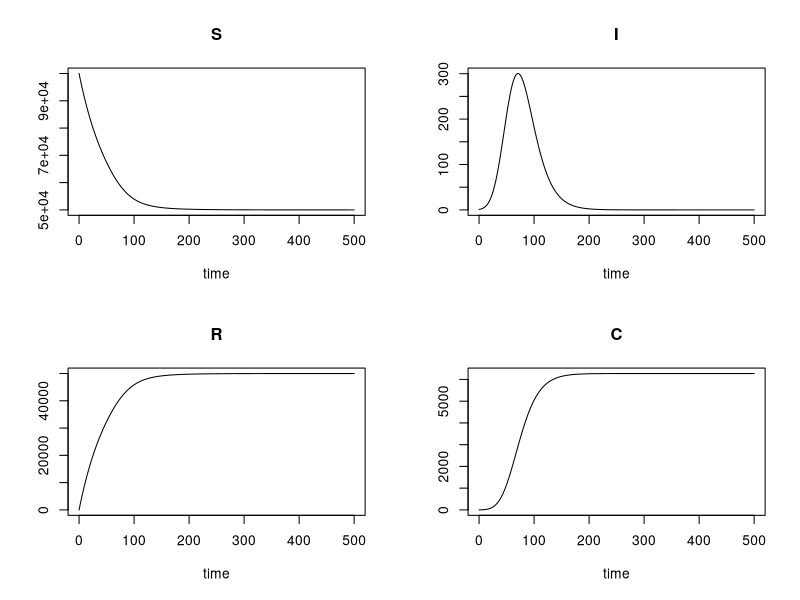
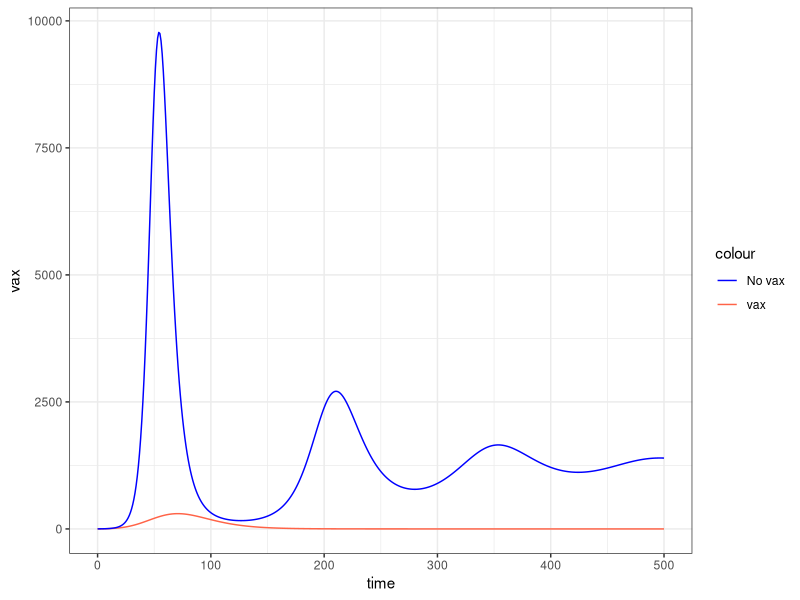
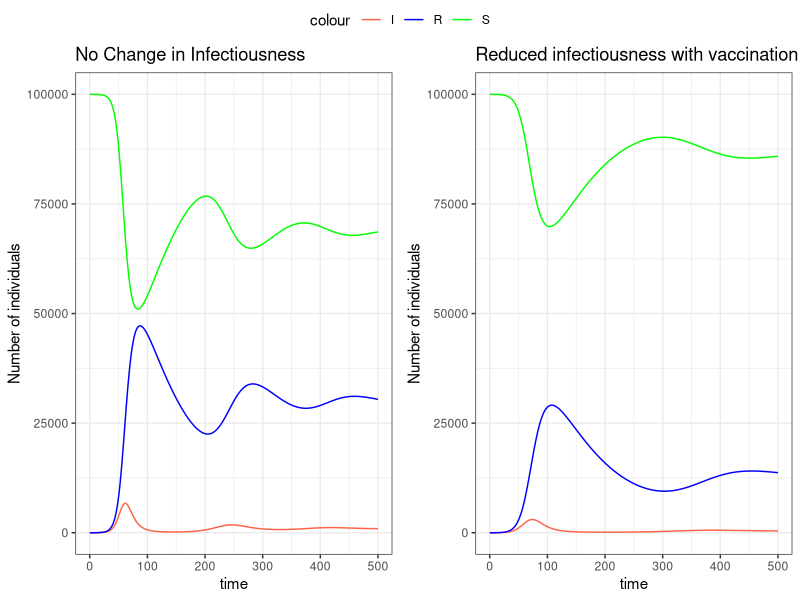
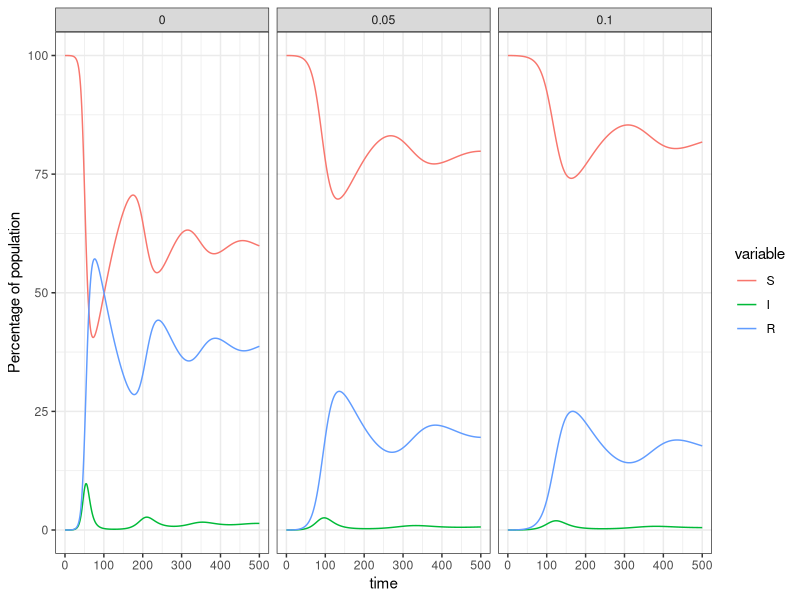
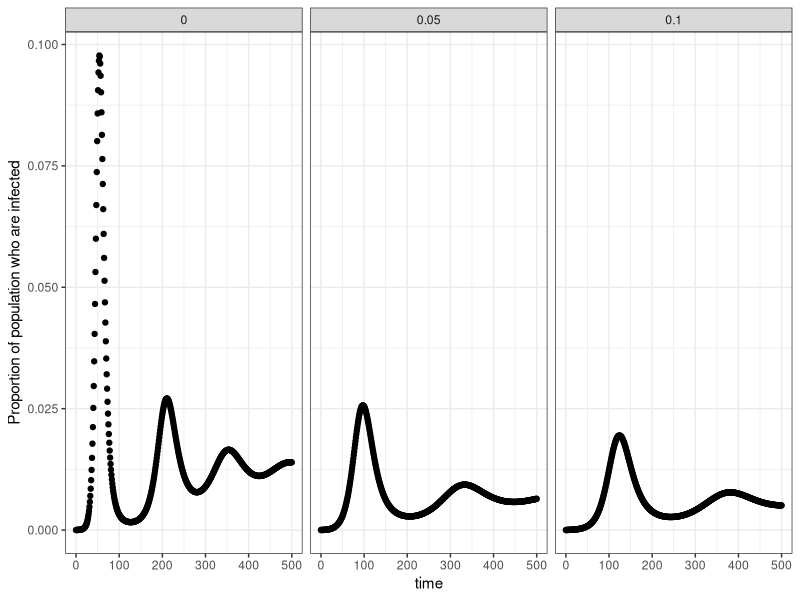
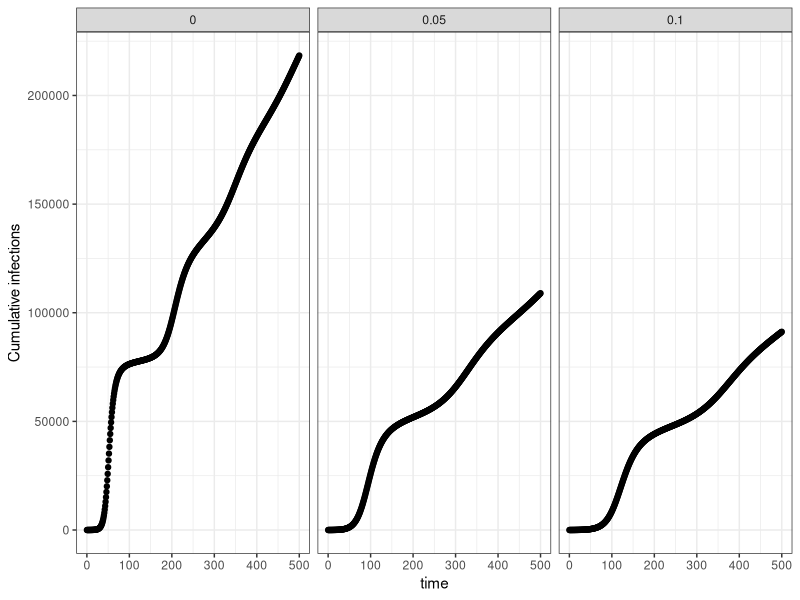
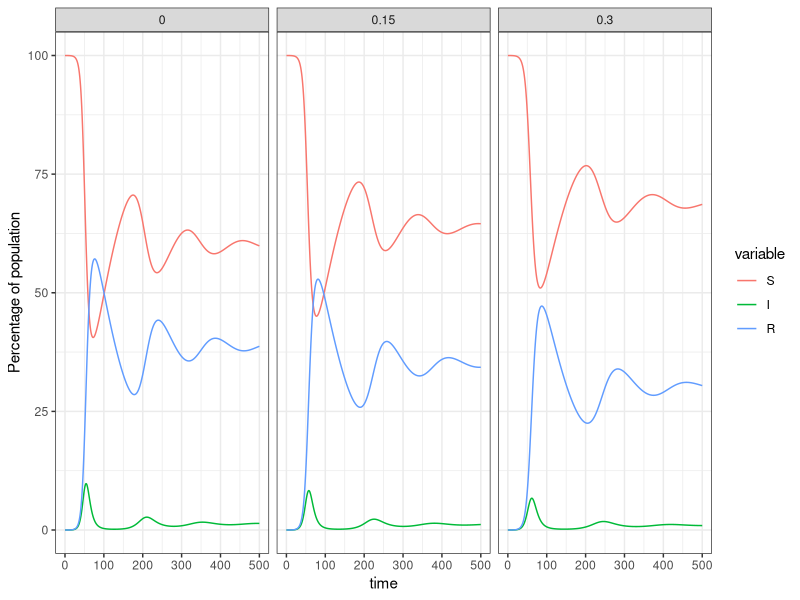
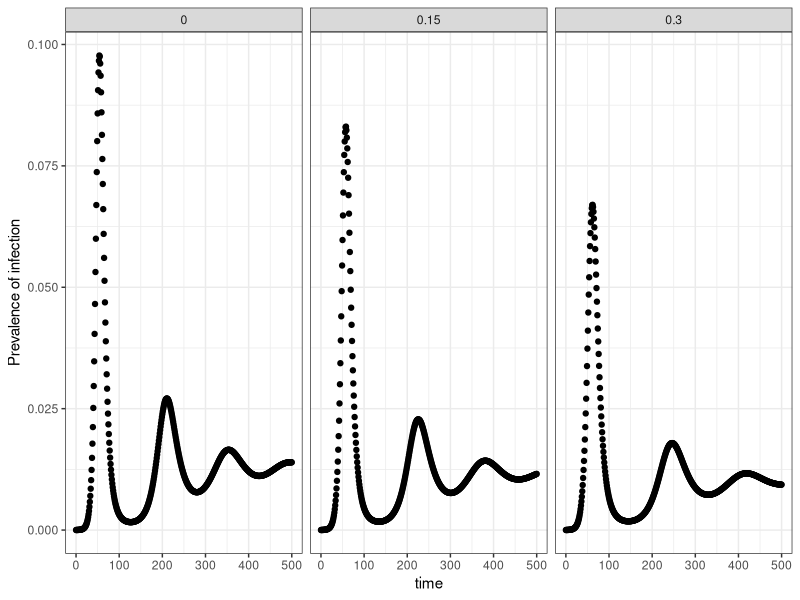

R code for these plots, in order:
###############################################################################################

#SIRS model with vaccination (closed population, no demography, with waning immunity)

###############################################################################################
library(deSolve)
library(ggplot2)
library(reshape2)
library(dplyr)
library(ggpubr)

## A. Vaccination provides perfect protection from infection: S -> R ##
# Direct flow from S to R indicates those who are vaccinated and protected from infection , with the same rate of immunological waning as natural infection.
# Backward flow R -> S at rate omega reflects waning of immunity (both natural and vaccine-induced).

#1. Define model function
SIRS_Vax_pp<-function(t, state, params) {
  with(as.list(c(state, params)),{
    N = S + I + R

    #SIRS equations from lecture
    dS <- -beta*S*I/N - mu*S + omega*R
    dI <- beta*S*I/N - gamma*I
    dR <- gamma*I + mu*S - omega*R
    # cumulative incidence
    dC <- beta*S*I/N
    # return the rates of change as a list
    list(c(dS, dI, dR, dC))
  })
}

#2. Define parameters and starting compartment sizes
# Mu is vaccination rate. Omega is rate of waning immunity (1/duration of immunity).
params <- c(beta = 0.5, #effective contact rate (aka transmission rate)
                gamma = 0.3, #recovery rate (1/duration infection)
                mu = 0.01, # vaccination rate
                omega = 0.01 # waning immunity rate
)

# Initial state distribution
state.pp <- c(S = 99999, #population of 100,000, 1 person starts of infected
              I = 1,
              R = 0,
              C = 0)

#3. Run the SIRS model with perfect protection from vaccination
T_end <- 500 #run model for 500 time steps (e.g. months)
times <- seq(0, T_end, by = 1) #runs the model for 500 time steps (e.g. months), and computes output at each time step

# Run the base-case
output.vax.pp <- ode(y = state.pp, times = times, func = SIRS_Vax_pp, parms = params)

# Plot the base-case result
plot(output.vax.pp)

# Compare the size of I compartment when mu = 0 (no vax) and mu = 0.01 (vax)
# Copy parameters
temp_param <- params
# Set vaccination rate = 0
temp_param['mu'] = 0
# Run ode solver and save the outcome in temporary output variable
temp_output <-  ode(y = state.pp, times = times, func = SIRS_Vax_pp, parms = temp_param)
# Create a dataset to compare no_vax and vax output
I_dt <- data.frame(time = temp_output[,'time'], no_vax = temp_output[,'I'], vax = output.vax.pp[,'I'])
# Plot the dataset
ggplot(I_dt)+
  geom_line(aes(time,vax,color='vax'))+
  geom_line(aes(time,no_vax,color='No vax'))+
  theme_bw()+
  scale_color_manual(values=c("blue","tomato"))

## B. Vaccination provides imperfect protection from infection ##
# Vaccination usually doesn't provide perfect protection. Here, we stratify susceptibles by vaccine status.
# Total I who can infect others = sum of infections across both groups.
# (1-alpha) indicates reduced susceptibility for vaccinated susceptibles; higher alpha -> lower susceptibility.
# This structure also allows to vary immunological waning by vaccination vs. natural infection.
# A single R compartment is shared by natural- and breakthrough-recoveries (vaccine status is lost on recovery).
# Waning immunity from natural infection: R -> S_NotV at rate omega.
# Waning vaccine-induced immunity: S_V -> S_NotV at rate omega_vx.
# We set omega_vx = omega in the params here, but they can be varied independently.

# B-1. No change in infectiousness
# In ip1, vaccinated and unvaccinated infected individuals are equally infectious, so a single
# I compartment suffices - the dynamics are identical with or without splitting I by vaccine
# status. We don't report breakthrough infections separately here; see ip2 below for that.
#1. Define model function
SIRS_Vax_ip1<-function(t, state, params) {
  with(as.list(c(state, params)),{
    N = S_NotV + S_V + I + R

    #susceptible compartments
    dS_NotV <- -beta*S_NotV*I/N - mu*S_NotV + omega_vx*S_V + omega*R
    dS_V <- -beta*S_V*I/N*(1-alpha) + mu*S_NotV - omega_vx*S_V
    #single infected compartment (vaccinated and unvaccinated infected are equally infectious)
    dI <- beta*S_NotV*I/N + beta*S_V*I/N*(1-alpha) - gamma*I
    #single recovered compartment (both natural and breakthrough recoveries flow here)
    dR <- gamma*I - omega*R

    #cumulative number of cases (both naive and breakthrough infections)
    dC <- beta*S_NotV*I/N + beta*S_V*I/N*(1-alpha)

    # return the rates of change as a list
    list(c(dS_NotV, dS_V, dI, dR, dC))
  })
}

# B-2. Change in risk of infecting others with vaccination
# Apply separate beta values (beta.1 and beta.2) to I_NotV and I_V.
# Beta.2 is calculated as a fraction (mbeta) of beta.1.
# Because infectiousness now depends on vaccine status, we keep I_NotV and I_V as separate
# compartments. As a bonus, this structure lets us report breakthrough infections (I_V over time).
SIRS_Vax_ip2<-function(t, state, params) {
  with(as.list(c(state, params)),{
    N = S_NotV + S_V + I_NotV + I_V + R
    beta.2 = mbeta*beta.1 # transmission rate given vaccination
    #compartments without vaccination
    dS_NotV <- -beta.1*S_NotV*I_NotV/N - beta.2*S_NotV*I_V/N - mu*S_NotV + omega_vx*S_V + omega*R
    dI_NotV <- beta.1*S_NotV*I_NotV/N + beta.2*S_NotV*I_V/N - gamma*I_NotV
    #compartments with vaccination
    dS_V <- -beta.1*S_V*I_NotV/N*(1-alpha) - beta.2*S_V*I_V/N*(1-alpha) + mu*S_NotV - omega_vx*S_V
    dI_V <- beta.1*S_V*I_NotV/N*(1-alpha) + beta.2*S_V*I_V/N*(1-alpha) - gamma*I_V
    #single recovered compartment (both natural and breakthrough recoveries flow here)
    dR <- gamma*I_NotV + gamma*I_V - omega*R

    #cumulative number of cases
    dC <- beta.1*S_NotV*I_NotV/N + beta.1*S_V*I_NotV/N*(1-alpha) + beta.2*S_NotV*I_V/N + beta.2*S_V*I_V/N*(1-alpha)

    # return the rates of change as a list
    list(c(dS_NotV,dS_V,dI_NotV,dI_V, dR, dC))
  })
}

#2. Define parameters and starting compartment sizes
# Mu is vaccination rate. Omega is rate of waning of natural-infection-induced immunity.
# Omega_vx is rate of waning of vaccine-induced immunity (set equal to omega by default).
# mbeta is 1 if no change in infectiousness with vaccination, or less than 1 if reduced infectiousness.
# alpha is vaccine effectiveness.
params <- c(beta = 0.5, #effective contact rate (aka transmission rate)
                beta.1 = 0.5, # transmission rate given no-vaccination
                mbeta = 0.5, # 1 if no change in infectiousness with vaccination,
                           # less than 1 if reduced infectiousness with vaccination
                gamma = 0.3, #recovery rate (1/duration infection)
                mu = 0.01, # vaccination rate
                alpha = 0.3, # vaccine effectiveness
                omega = 0.01, # waning rate of natural-infection-induced immunity
                omega_vx = 0.01 # waning rate of vaccine-induced immunity
)

# Initial state vectors
# ip1 uses a single I compartment; ip2 splits I by vaccine status
state.ip1 <- c(S_NotV = 99999,
               S_V = 0,
               I = 1,
               R = 0,
               C = 0)
state.ip2 <- c(S_NotV = 99999,
               S_V = 0,
               I_NotV = 1,
               I_V = 0,
               R = 0,
               C = 0)

#3. Run the SIRS model with imperfect protection from vaccination
# Each model uses its corresponding state vector. We compute total S in both;
# for ip2 we also sum I_V + I_NotV to get total I.
T_end <- 500 #run model for 500 time steps (e.g. months)
times <- seq(0, T_end, by = 1) #runs the model for 500 time steps (e.g. months), and computes output at each time step

# Run ODE solver
output.vax.ip1 <- ode(y = state.ip1, times = times, func = SIRS_Vax_ip1, parms = params)
output.vax.ip2 <- ode(y = state.ip2, times = times, func = SIRS_Vax_ip2, parms = params)
# Calculate total S (I is already a single column for ip1; for ip2, also calculate total I)
output.vax.ip1 <- as.data.frame(output.vax.ip1) %>%
  mutate(S = S_V + S_NotV)
output.vax.ip2 <- as.data.frame(output.vax.ip2) %>%
  mutate(S = S_V + S_NotV,
         I = I_V + I_NotV)

# Plot base-case outcomes and compare between the two models
g1<- ggplot(output.vax.ip1)+
        geom_line(aes(time,S,color="S"))+
        geom_line(aes(time,I,color="I"))+
        geom_line(aes(time,R,color="R"))+
        scale_color_manual(values=c("tomato","blue","green"))+
        ggtitle("No Change in Infectiousness")+
        ylab("Number of individuals")+
        theme_bw()
g2<- ggplot(output.vax.ip2)+
        geom_line(aes(time,S,color="S"))+
        geom_line(aes(time,I,color="I"))+
        geom_line(aes(time,R,color="R"))+
        scale_color_manual(values=c("tomato","blue","green"))+
        ggtitle("Reduced infectiousness with vaccination")+
        ylab("Number of individuals")+
       theme_bw()
# side-by-side plot
ggarrange(g1,g2,common.legend = TRUE)


## Sensitivity Analysis ##
# Perform sensitivity analysis on (1) vaccination rate, (2) vaccine effectiveness,
# (3) the ratio in effective contact rate between vaccinated and non-vaccinated individuals,
# and (4) the rate of waning immunity (varying omega and omega_vx together).
# (1), (2), and (4) use SIRS_Vax_ip1; (3) uses SIRS_Vax_ip2.

# 1. Vaccination rate (on SIRS_Vax_ip1)
# Discuss how changing vaccination rate changes the projected epidemic.
mu_list <- seq(0,0.1,length.out=3) # a vector of vaccination rate
mu_out_all <- data.frame() # an empty dataset to save outputs

for(this_mu in mu_list){
  temp_param <- params # copy parameters
  temp_param[['mu']] <- this_mu # replace mu
  this_out <- data.frame(ode(y = state.ip1, times = times, func = SIRS_Vax_ip1, parms = temp_param)) # run ode solver
  # compute total S and save mu in this cycle
  this_out <- this_out %>%
    mutate(N = S_NotV + S_V + I + R,
           mu = this_mu,
           S = S_NotV + S_V) # total susceptible
  # stack the result
  if(this_mu == mu_list[1]){
    mu_out_all <- this_out
  }else{
    mu_out_all <- rbind(mu_out_all, this_out)
  }
}
# Change the output data to long-form data
mu_out_all_t <- melt(mu_out_all %>% select(time,S,I,R,N,mu), id.vars=c("time","mu","N"))
# Plot S, I, R
ggplot(mu_out_all_t) +
  geom_line(aes(x=time,y=value/N*100,color=variable))+
  ylab("Percentage of population")+
  facet_wrap(.~mu)+
  theme_bw()
# Plot prevalence of I (I/N)
ggplot(mu_out_all) +
  geom_point(aes(x=time,y=I/N))+
  facet_wrap(.~mu)+
  ylab("Proportion of population who are infected")+
  theme_bw()
# Cumulative number of infections
ggplot(mu_out_all) +
  geom_point(aes(x=time,y=C))+
  facet_wrap(.~mu)+
  ylab("Cumulative infections")+
  theme_bw()


# 2. Vaccine effectiveness
# How does increasing vaccine effectiveness change the projected epidemic?
alpha_list <- seq(0,0.3,length.out=3) # a vector of vaccine effectiveness
alpha_out_all <- data.frame() # an empty dataset to save outputs

for(this_alpha in alpha_list){
  temp_param <- params # copy parameters
  temp_param[['alpha']] <- this_alpha # replace alpha
  this_out <- data.frame(ode(y = state.ip1, times = times, func = SIRS_Vax_ip1, parms = temp_param)) # run ode solver
  # compute total S and save alpha in this cycle
  this_out <- this_out %>%
    mutate(N = S_NotV + S_V + I + R,
           alpha = this_alpha,
           S = S_NotV + S_V)
  # Stack the result
  if(this_alpha == alpha_list[1]){
    alpha_out_all <- this_out
  }else{
    alpha_out_all <- rbind(alpha_out_all, this_out)
  }
}
# Change the outcome data to long-form data
alpha_out_all_t <- melt(alpha_out_all%>% select(time,S,I,R,N,alpha), id.vars=c("time","alpha","N"))
# Plot S, I, R
ggplot(alpha_out_all_t) +
  geom_line(aes(x=time,y=value/N*100,color=variable))+
  ylab("Percentage of population")+
  facet_wrap(.~alpha)+
  theme_bw()
# Plot prevalence of I
ggplot(alpha_out_all) +
  geom_point(aes(x=time,y=I/N))+
  facet_wrap(.~alpha)+
  ylab("Prevalence of infection")+
  theme_bw()
# Plot cumulative number of infections
ggplot(alpha_out_all) +
  geom_point(aes(x=time,y=C))+
  facet_wrap(.~alpha)+
  ylab("Cumulative infections")+
  theme_bw()


# 3. Ratio of effective contact rate among infected individuals with and without vaccination
# How does the projected epidemic change as we decrease the ratio of effective contact rate?
# This sensitivity uses SIRS_Vax_ip2, whose stratified I compartments let us also report
# breakthrough infections (I_V over time).
mbeta_list <- seq(1,0.7,length.out=3) # a vector of mbeta
mbeta_out_all <- data.frame() # an empty dataset to save outputs

for(this_mbeta in mbeta_list){
  temp_param <- params # copy parameters
  temp_param[['mbeta']] <- this_mbeta # replace mbeta
  this_out <- data.frame(ode(y = state.ip2, times = times, func = SIRS_Vax_ip2, parms = temp_param)) # run ode solver
  # compute total S, I and save mbeta in this cycle
  this_out <- this_out %>%
    mutate(N = S_NotV + S_V + I_NotV + I_V + R,
           mbeta = this_mbeta,
           S = S_NotV + S_V,
           I = I_NotV + I_V)
  # Stack the result
  if(this_mbeta == mbeta_list[1]){
    mbeta_out_all <- this_out
  }else{
    mbeta_out_all <- rbind(mbeta_out_all, this_out)
  }
}
# change the data to long-form data
mbeta_out_all_t <- melt(mbeta_out_all%>% select(time,S,I,R,N,mbeta), id.vars=c("time","mbeta","N"))
# Plot S,I,R
ggplot(mbeta_out_all_t) +
  geom_line(aes(x=time,y=value/N*100,color=variable))+
  facet_wrap(.~mbeta)+
  ylab("Proportion of population")+
  theme_bw()
# plot cumulative number of infections
ggplot(mbeta_out_all) +
  geom_point(aes(x=time,y=C))+
  facet_wrap(.~mbeta)+
  ylab("Cumulative infections")+
  theme_bw()
# Breakthrough infections (only available with the ip2 structure)
ggplot(mbeta_out_all)+
  geom_point(aes(x=time,y=I_V))+
  facet_wrap(.~mbeta)+
  ylab("Number of breakthrough infections")+
  theme_bw()


# 4. Waning immunity rate (on SIRS_Vax_ip1)
# How does changing the rate of waning immunity affect the projected epidemic?
# Here we vary omega (natural-infection waning) and omega_vx (vaccine-induced waning) together in lockstep.
# Larger values -> faster loss of immunity -> larger and more sustained epidemic.
omega_list <- seq(0,0.1,by=0.025) # a vector of waning immunity rates
omega_out_all <- data.frame() # an empty dataset to save outputs

for(this_omega in omega_list){
  temp_param <- params # copy parameters
  temp_param[['omega']] <- this_omega # replace omega (natural waning)
  temp_param[['omega_vx']] <- this_omega # replace omega_vx in lockstep (vaccine-induced waning)
  this_out <- data.frame(ode(y = state.ip1, times = times, func = SIRS_Vax_ip1, parms = temp_param)) # run ode solver
  # compute total S and save omega in this cycle
  this_out <- this_out %>%
    mutate(N = S_NotV + S_V + I + R,
           omega = this_omega,
           S = S_NotV + S_V)
  # Stack the result
  if(this_omega == omega_list[1]){
    omega_out_all <- this_out
  }else{
    omega_out_all <- rbind(omega_out_all, this_out)
  }
}
# Change the outcome data to long-form data
omega_out_all_t <- melt(omega_out_all%>% select(time,S,I,R,N,omega), id.vars=c("time","omega","N"))
# Plot S, I, R
ggplot(omega_out_all_t) +
  geom_line(aes(x=time,y=value/N*100,color=variable))+
  ylab("Percentage of population")+
  facet_wrap(.~omega)+
  theme_bw()
# Plot prevalence of I (I/N)
ggplot(omega_out_all) +
  geom_line(aes(x=time,y=I/N, color=as.character(omega), group=omega))+
  ylab("Proportion of population who are infected")+
  labs(color="omega")+
  theme_bw()
# Plot cumulative number of infections
ggplot(omega_out_all) +
  geom_line(aes(x=time,y=C, color=as.character(omega), group=omega))+
  ylab("Cumulative infections")+
  labs(color="omega")+
  theme_bw()
